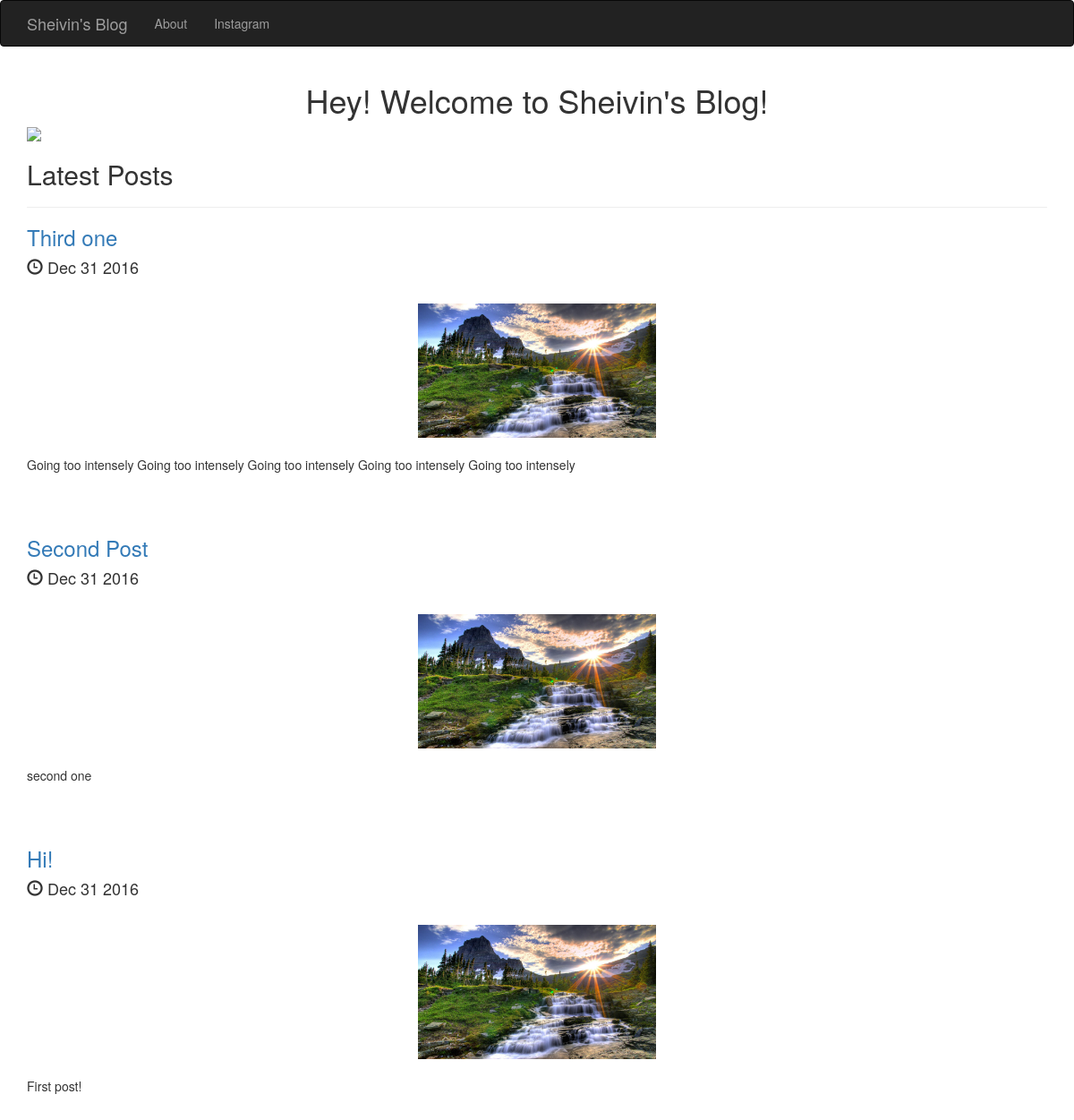
The page / on the database its author committed.
### posts/models.py (models this page shows, shortened)
class Post(models.Model):
    title = models.CharField(max_length=250)
    publishDate = models.DateTimeField()
    image = models.ImageField(upload_to='media/')
    body = models.TextField()
    def publishDateFormat(self):
        return self.publishDate.strftime('%b %e %Y')
    def bodyFormat(self):
        return self.body[:100]

### posts/views.py (the view)
# urls.py: 2. Add a URL to urlpatterns:  url(r'^$', views.home, name='home')
def home(request):
    posts = Post.objects.order_by('-publishDate')
    return render(request, 'posts/home.html', {'posts': posts})

### posts/templates/posts/home.html (shortened to what this page needs)
<!DOCTYPE html>
<html lang="en">
  <head>
    <link rel="stylesheet" href="https://maxcdn.bootstrapcdn.com/bootstrap/3.3.7/css/bootstrap.min.css">
  </head>
  <body>
    <nav class="navbar navbar-inverse">
      <div class="container">
        <div class="navbar-header">
          <a class="navbar-brand" href="{% url 'home' %}">Sheivin's Blog</a>
        </div>
        <div class="collapse navbar-collapse" id="mynav">
            <ul class="nav navbar-nav">
                <li><a href="{% url 'about' %}">About</a></li>
                <li><a href="https://www.instagram.com/sheivin/">Instagram</a></li>
            </ul>
        </div>
      </div>
    </nav>
    <div class="container">
        <h1 class="text-center">Hey! Welcome to Sheivin's Blog!</h1>
        {% load static %}
        <img src="{% static 'posts/homeDisplay.jpg' %}" class="img-responsive center-block" style="max-height:400px;" />
        <h2>Latest Posts</h2>
        <hr />
        {% for post in posts.all %}
        <a href="{% url 'postFull' post.id %}"><h3>{{post.title}}</h3></a>
        <h4><span class="glyphicon glyphicon-time" aria-hidden="true"></span> {{post.publishDateFormat}}</h4>
        <br />
        <img src="{{post.image.url}}" class="img-responsive center-block" style="max-height:150px;" />
        <br />
        <p>{{post.bodyFormat}}</p>
        <br />
        <br />
        {% endfor %}
    </div>
  </body>
</html>

### rows shown on the page
Post: title "Third one", publishDateFormat "Dec 31 2016", image (picture), bodyFormat "Going too intensely Going too intensely Going too intensely Going too intensely Going too intensely"
Post: title "Second Post", publishDateFormat "Dec 31 2016", image (picture), bodyFormat "second one"
Post: title "Hi!", publishDateFormat "Dec 31 2016", image (picture), bodyFormat "First post!"
